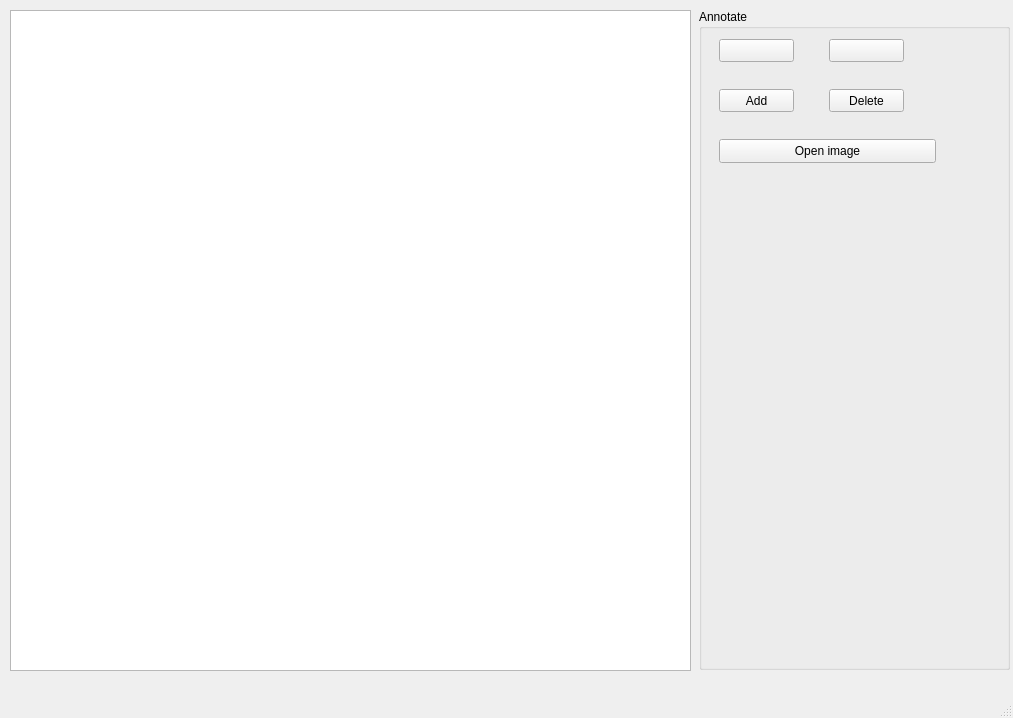
<?xml version="1.0" encoding="UTF-8"?>
<ui version="4.0">
 <class>MainWindow</class>
 <widget class="QMainWindow" name="MainWindow">
  <property name="geometry">
   <rect>
    <x>0</x>
    <y>0</y>
    <width>1013</width>
    <height>718</height>
   </rect>
  </property>
  <property name="windowTitle">
   <string>MainWindow</string>
  </property>
  <widget class="QWidget" name="centralwidget">
   <widget class="QGroupBox" name="groupBoxFile">
    <property name="geometry">
     <rect>
      <x>699</x>
      <y>9</y>
      <width>311</width>
      <height>661</height>
     </rect>
    </property>
    <property name="layoutDirection">
     <enum>Qt::LeftToRight</enum>
    </property>
    <property name="autoFillBackground">
     <bool>true</bool>
    </property>
    <property name="title">
     <string>Annotate</string>
    </property>
    <property name="flat">
     <bool>false</bool>
    </property>
    <property name="checkable">
     <bool>false</bool>
    </property>
    <widget class="QPushButton" name="btnLoad">
     <property name="geometry">
      <rect>
       <x>20</x>
       <y>30</y>
       <width>75</width>
       <height>23</height>
      </rect>
     </property>
     <property name="accessibleDescription">
      <string comment="Open"/>
     </property>
     <property name="autoFillBackground">
      <bool>false</bool>
     </property>
     <property name="text">
      <string/>
     </property>
     <property name="icon">
      <iconset resource="guiFirst.qrc">
       <normaloff>:/icons/icon/openFile.ico</normaloff>:/icons/icon/openFile.ico</iconset>
     </property>
    </widget>
    <widget class="QPushButton" name="btnSave">
     <property name="geometry">
      <rect>
       <x>130</x>
       <y>30</y>
       <width>75</width>
       <height>23</height>
      </rect>
     </property>
     <property name="text">
      <string/>
     </property>
     <property name="icon">
      <iconset resource="guiFirst.qrc">
       <normaloff>:/icons/icon/saveFile.png</normaloff>:/icons/icon/saveFile.png</iconset>
     </property>
    </widget>
    <widget class="QPushButton" name="btnAdd">
     <property name="geometry">
      <rect>
       <x>20</x>
       <y>80</y>
       <width>75</width>
       <height>23</height>
      </rect>
     </property>
     <property name="text">
      <string>Add</string>
     </property>
     <property name="icon">
      <iconset resource="guiFirst.qrc">
       <normaloff>:/icons/icon/add.png</normaloff>:/icons/icon/add.png</iconset>
     </property>
    </widget>
    <widget class="QPushButton" name="btnDelete">
     <property name="geometry">
      <rect>
       <x>130</x>
       <y>80</y>
       <width>75</width>
       <height>23</height>
      </rect>
     </property>
     <property name="text">
      <string>Delete</string>
     </property>
     <property name="icon">
      <iconset resource="guiFirst.qrc">
       <normaloff>:/icons/icon/delete.png</normaloff>:/icons/icon/delete.png</iconset>
     </property>
    </widget>
    <widget class="QPushButton" name="btnOpenImage">
     <property name="geometry">
      <rect>
       <x>20</x>
       <y>130</y>
       <width>217</width>
       <height>24</height>
      </rect>
     </property>
     <property name="whatsThis">
      <string comment="Click the button to load image."/>
     </property>
     <property name="accessibleDescription">
      <string comment="Open"/>
     </property>
     <property name="autoFillBackground">
      <bool>false</bool>
     </property>
     <property name="text">
      <string>Open image</string>
     </property>
     <property name="icon">
      <iconset resource="guiFirst.qrc">
       <normaloff>:/icons/icon/openFile.ico</normaloff>:/icons/icon/openFile.ico</iconset>
     </property>
    </widget>
   </widget>
   <widget class="QGraphicsView" name="graphicsViewDisplay">
    <property name="geometry">
     <rect>
      <x>10</x>
      <y>10</y>
      <width>681</width>
      <height>661</height>
     </rect>
    </property>
    <property name="autoFillBackground">
     <bool>true</bool>
    </property>
   </widget>
  </widget>
  <widget class="QMenuBar" name="menubar">
   <property name="geometry">
    <rect>
     <x>0</x>
     <y>0</y>
     <width>1013</width>
     <height>21</height>
    </rect>
   </property>
  </widget>
  <widget class="QStatusBar" name="statusbar"/>
 </widget>
 <resources>
  <include location="guiFirst.qrc"/>
 </resources>
 <connections/>
</ui>
